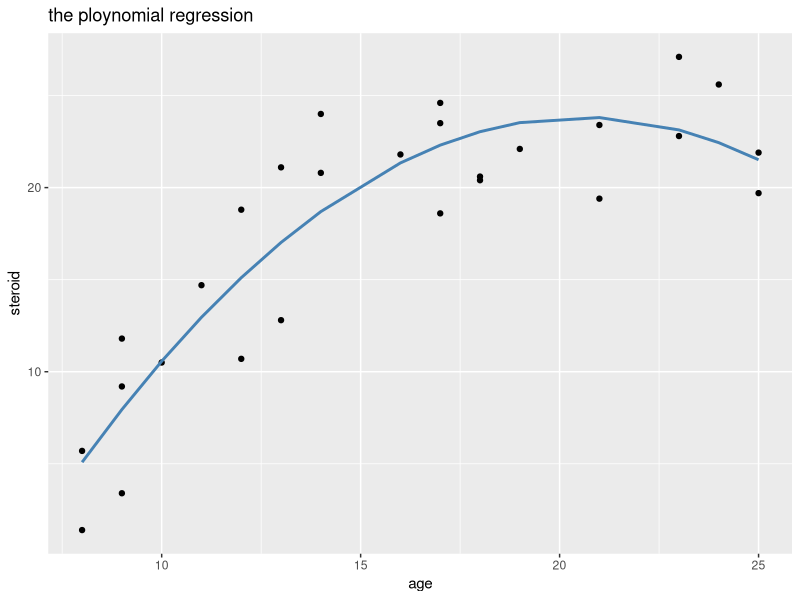
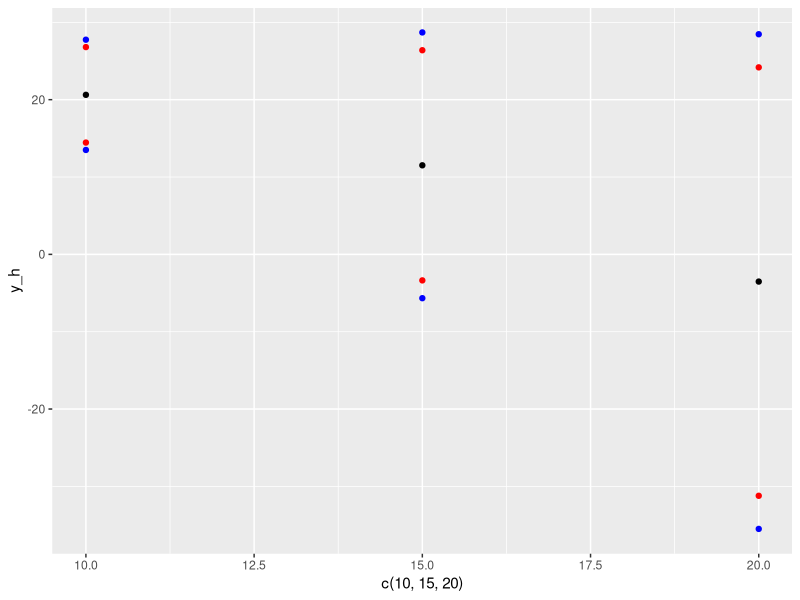
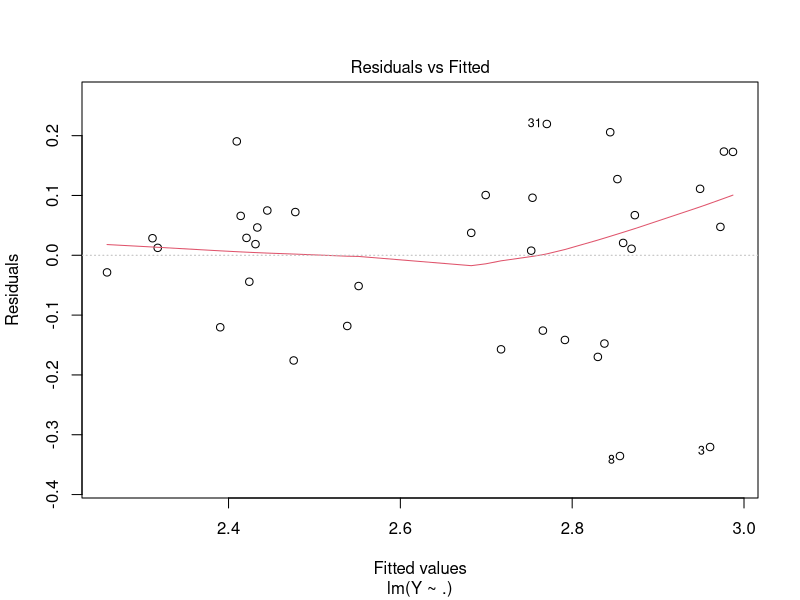
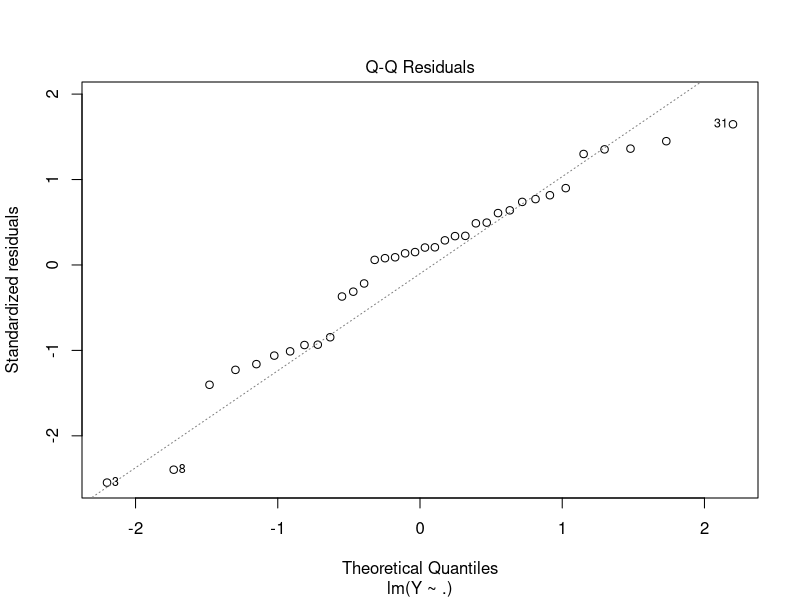
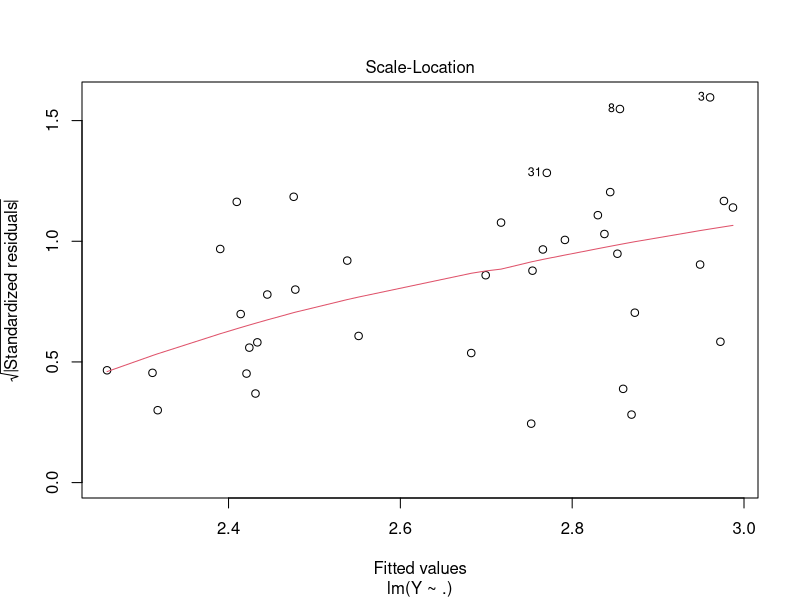
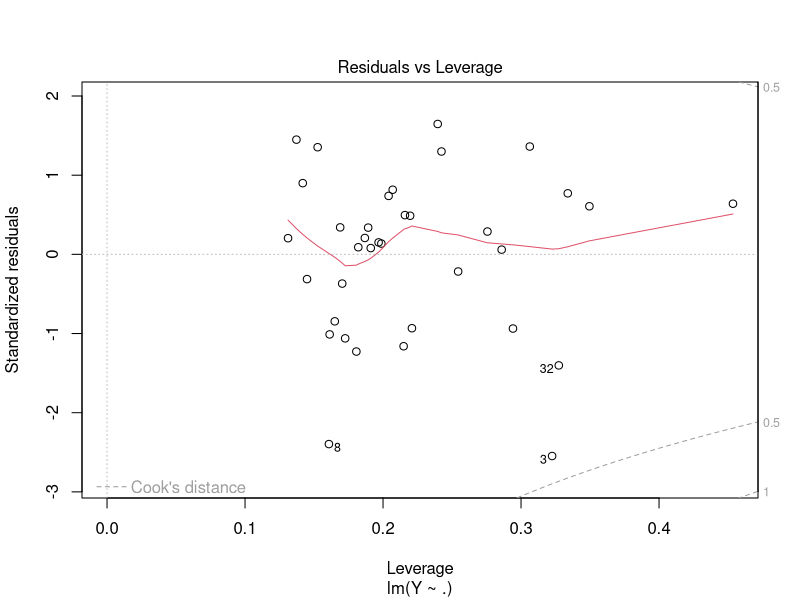
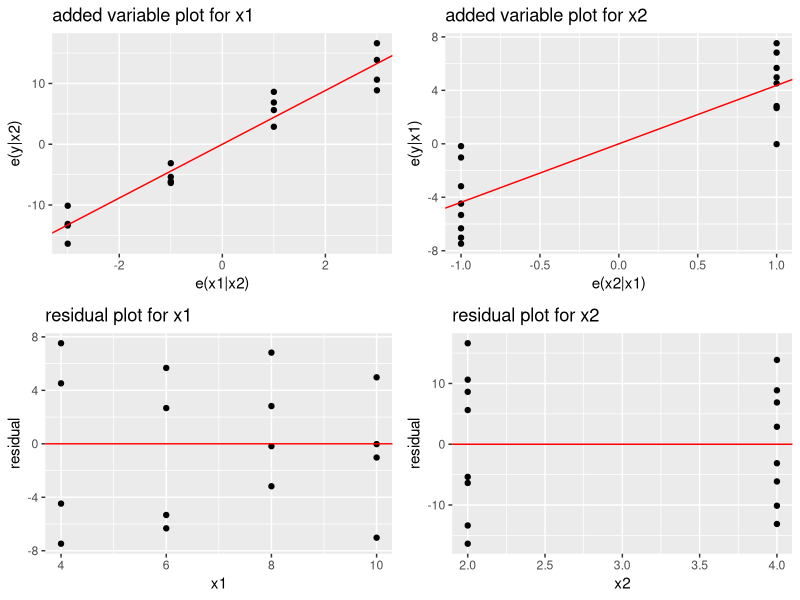
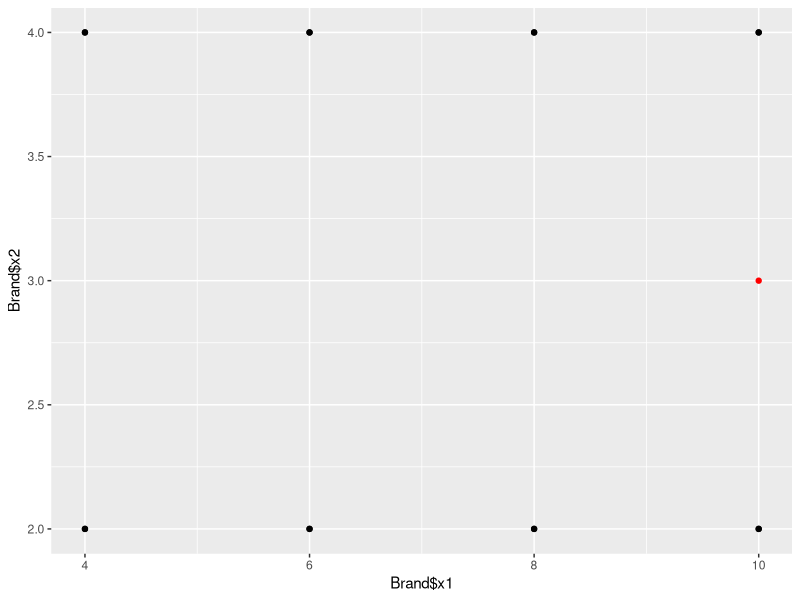

These figures' R source, in order:
## ---- chunk 1
knitr::opts_chunk$set(echo = TRUE)
## ---- chunk 2
# solution one (use the R funtion)
setwd("C:/Users/cheny/Desktop/study/linear regression model/homework/homework record/Homework seven")
data_8.6 <- read.table('8.6.txt',header = FALSE,col.names = c('Y','X')) 

data_8.6$X_centered <- scale(data_8.6$X,center = TRUE,scale = FALSE)
data_8.6$X_2 <- (data_8.6$X_centered)^2

reg_8.6 <- lm(data = data_8.6, Y~X_centered+X_2)
summary(reg_8.6)

library(ggplot2)
ggplot(data = data_8.6)+
        geom_point(mapping = aes(x=X,y=Y))+
        geom_line(mapping = aes(x=X,y=fitted(reg_8.6)),col='steelblue',lwd=1)+
        labs(title='the ploynomial regression',x='age',y='steroid')
## ---- chunk 3
# solution two (show every detail in the process)

## x matrix
x <- matrix(ncol = 3,nrow = nrow(data_8.6))
x[,1] <- 1
x[,2] <- data_8.6[,3]
x[,3] <- data_8.6[,4]
head(x)

## y matrix
y <- as.matrix(data_8.6$Y)
head(y)

## estimate the parameters
b <- solve(t(x)%*%x) %*% t(x) %*% y
b
## ---- chunk 4
anova(reg_8.6)
## ---- chunk 5
qf(0.99,2,24)
## ---- chunk 6
x_h <- matrix(c(1,10,10^2,1,15,15^2,1,20,20^2),ncol=3)
x_h <- t(x_h)
## ---- chunk 7
# here g=3,n=27,p=3
W <- sqrt(3*qf(0.99,3,24))

B <- qt(1-0.01/(2*3),24)


y_h <- x_h %*% b

MSE <- anova(reg_8.6)$`Mean Sq`[3]

s_2_b <- MSE * solve(t(x)%*%x)

s_2_y_h <- x_h %*% s_2_b %*% t(x_h)

s_2_y_h <- matrix(c(sqrt(s_2_y_h[1,1]),sqrt(s_2_y_h[2,2]),sqrt(s_2_y_h[3,3])),ncol = 1)

# solution one (Bnoferroni)
CI1 <- cbind(y_h-B*s_2_y_h,y_h+B*s_2_y_h)
CI1


# solution two (Working-Hotelling)
CI2 <- cbind(y_h-W*s_2_y_h,y_h+W*s_2_y_h)
CI2

library(ggplot2)
ggplot()+
        geom_point(aes(x=c(10,15,20),y=y_h))+
        geom_point(aes(x=c(10,15,20),y=CI1[,1]),col='red') +
        geom_point(aes(x=c(10,15,20),y=CI1[,2]),col='red') +
        geom_point(aes(x=c(10,15,20),y=CI2[,1]),col='blue') +
        geom_point(aes(x=c(10,15,20),y=CI2[,2]),col='blue')
## ---- chunk 8
# calculate the point estimate of y
Y_new <- reg_8.6$coefficients[1] + reg_8.6$coefficients[2]*15 + reg_8.6$coefficients[3]*15^2 
Y_new

t <- qt(0.995,24)
# MSE=9.94
#calculate the standard deviation of y_new
S_2_pred_15 <- sqrt(s_2_y_h[2,1]^2 + MSE)


CI3 <- c((Y_new + t*S_2_pred_15),(Y_new - t*S_2_pred_15))
CI3

## ---- chunk 9
summary(reg_8.6)
## ---- chunk 10
qt(0.995,24)
## ---- chunk 11
anova(reg_8.6)
## ---- chunk 12
qf(0.99,1,24)
## ---- chunk 13
x_bar <- mean(data_8.6$X)

orginal_bo <- reg_8.6$coefficients[1] -reg_8.6$coefficients[2]*x_bar+reg_8.6$coefficients[3]*x_bar^2

orginal_b1 <- reg_8.6$coefficients[2]-2*reg_8.6$coefficients[3]*x_bar

orginal_b11 <- reg_8.6$coefficients[3]

orginal_bo;orginal_b1;orginal_b11
## ---- chunk 14
data_8.42 <- read.table('8.42.txt',header = FALSE,col.names=c('index','Y','X1','X2','X3','X4','month','X5'))
data_8.42 <- data_8.42[,c(-1,-7)]
as.factor(data_8.42$X3)
as.factor(data_8.42$X4)
# use 2000 as reference year
data_8.42$x5_1 <- as.numeric(data_8.42$X5==1999)
data_8.42$x5_2 <- as.numeric(data_8.42$X5==2001)
data_8.42$x5_3 <- as.numeric(data_8.42$X5==2002)
data_8.42 <- data_8.42[,c(-6)]

reg_8.42 <- lm(data=data_8.42,Y~.)
summary(reg_8.42)
## ---- chunk 15
plot(reg_8.42)
## ---- chunk 16
data_8.42$x1_2 <- scale(data_8.42$X1^2,center = TRUE,scale = FALSE)
data_8.42$x2_2 <- scale(data_8.42$X2^2,center = TRUE,scale = FALSE)
data_8.42$X1 <- scale(data_8.42$X1,center = TRUE,scale = FALSE)
data_8.42$X2 <- scale(data_8.42$X2,center = TRUE,scale = FALSE)

reg_8.42_2 <- lm(data=data_8.42,Y~X1+X2+X3+X4+x5_1+x5_2+x5_3+x1_2+x2_2+X1:X2)
summary(reg_8.42_2)
## ---- chunk 17
anova(reg_8.42)
anova(reg_8.42_2)
## ---- chunk 18
qf(0.95,4,25)
## ---- chunk 19
reg_8.42_3 <- lm(data=data_8.42,Y~X1+X3+X4)
anova(reg_8.42_3)
anova(reg_8.42)
## ---- chunk 20
qf(0.95,4,28)
## ---- chunk 21
data_8.43 <- read.table('8.43.txt',header = FALSE,col.names = c('index','y','x1','x2','x3'))

data_8.43 <- data_8.43[,-1]
#take 1996 as the reference year
data_8.43$x3_1 <- as.numeric(data_8.43$x3==1997)
data_8.43$x3_2 <- as.numeric(data_8.43$x3==1998)
data_8.43$x3_3 <- as.numeric(data_8.43$x3==1999)
data_8.43$x3_4 <- as.numeric(data_8.43$x3==2000)
data_8.43 <- data_8.43[,-4]

reg1 <- lm(data=data_8.43,y~x1+x2)
reg2 <- lm(data=data_8.43,y~.)
summary(reg1);summary(reg2)
anova(reg1);anova(reg2)
## ---- chunk 22
qf(0.95,4,698)
## ---- chunk 23
data_8.43 <- data_8.43[,c(-4,-5,-6,-7)]
data_8.43$x1 <- scale(data_8.43$x1,scale = FALSE)
data_8.43$x2 <- scale(data_8.43$x2,scale = FALSE)

reg3 <- lm(data=data_8.43,y~.+ I(x1^2) + I(x2^2) + x1:x2)
summary(reg3);summary(reg1)
## ---- chunk 24
anova(reg3);anova(reg1)
## ---- chunk 25
qf(0.95,3,699)
## ---- chunk 26
Brand <- read.table('6.5.txt',header = FALSE, col.names = c('y','x1','x2'))

#  added value plot for x1

reg10_1 <- lm(data = Brand,y~x2)
residual_Y_x2 <- reg10_1$residuals

reg10_2 <- lm(data = Brand,x1~x2)
residual_x1_x2 <- reg10_2$residuals

p1 <- ggplot()+
        geom_point(mapping = aes(x=residual_x1_x2,y=residual_Y_x2))+
        geom_abline(slope=4.425, intercept=0,col='red')+
        labs(title="added variable plot for x1",x="e(x1|x2)",y="e(y|x2)")

#  added value plot for x2
reg10_3 <- lm(data = Brand,y~x1)
residual_Y_x1 <- reg10_3$residuals

reg10_4 <- lm(data = Brand,x2~x1)
residual_x2_x1 <- reg10_4$residuals

p2 <- ggplot()+
        geom_point(mapping = aes(x=residual_x2_x1,y=residual_Y_x1))+
        geom_abline(slope=4.375, intercept=0,col='red')+
        labs(title="added variable plot for x2",x="e(x2|x1)",y="e(y|x1)")

p3 <- ggplot()+
        geom_point(mapping = aes(x=Brand$x1,y=reg10_3$residuals))+
        geom_abline(slope=0, intercept=0,col='red')+
        labs(title='residual plot for x1',x='x1',y='residual')

p4 <- ggplot()+
        geom_point(mapping = aes(x=Brand$x2,y=reg10_1$residuals))+
        geom_abline(slope=0, intercept=0,col='red')+
        labs(title='residual plot for x2',x='x2',y='residual')

library(gridExtra)
grid.arrange(p1,p2,p3,p4,ncol=2)
## ---- chunk 27
reg10_1;reg10_3
## ---- chunk 28
summary(reg10_4)
## ---- chunk 29
e_x <- Brand$x2-3
e_y <- Brand$y-(50.775 + 4.425*Brand$x1)
reg10_5 <- lm(e_y~e_x-1)
reg10_5
## ---- chunk 30
# read the data
Brand <- read.table('6.5.txt',header = FALSE, col.names = c('y','x1','x2'))

# construct x matrix
x <- matrix(nrow = 16,ncol = 3)
x <- Brand
x[,1] <- 1
x <- as.matrix(x)
colnames(x) <- NULL

# calculate the standard deleted residuals
reg_10_9 <- lm(data = Brand,y~.)
standard_delected_residual  <- rstandard(reg_10_9)
standard_delected_residual <- as.data.frame(standard_delected_residual)

# calculate the t critical value
t_critical <-  qt(1-0.1/(2*16),16-3-1)

# result
standard_delected_residual$test <- ifelse( abs(standard_delected_residual$standard_delected_residual)< t_critical,"no outliers","outliers")
head(standard_delected_residual)

# solution two:use the function
library(car)
outlierTest(reg_10_9)
## ---- chunk 31
influence(reg_10_9)$hat
## ---- chunk 32
# calculate the h_bar
h_bar <- sum(influence(reg_10_9)$hat) / 16
h_bar > (2*3)/16

## ---- chunk 33
x_new <- matrix(c(1,10,3),ncol = 1)
h_new <- t(x_new)%*%solve(t(x)%*%x)%*%x_new
h_new < max(influence(reg_10_9)$hat) & h_new > min(influence(reg_10_9)$hat)
## ---- chunk 34
ggplot()+
        geom_point(mapping = aes(x=Brand$x1,y=Brand$x2)) +
        geom_point(aes(x=10,y=3),col='red')
## ---- chunk 35
D <- cooks.distance(reg_10_9)
ggplot()+
        geom_line(aes(x=1:16,y=D))+
        geom_point(aes(x=1:16,y=D))+
        labs(x='index',y='cook\'s distance',title='Index Influence Plot') 

## ---- chunk 36
pf(0.3634,3,13)
